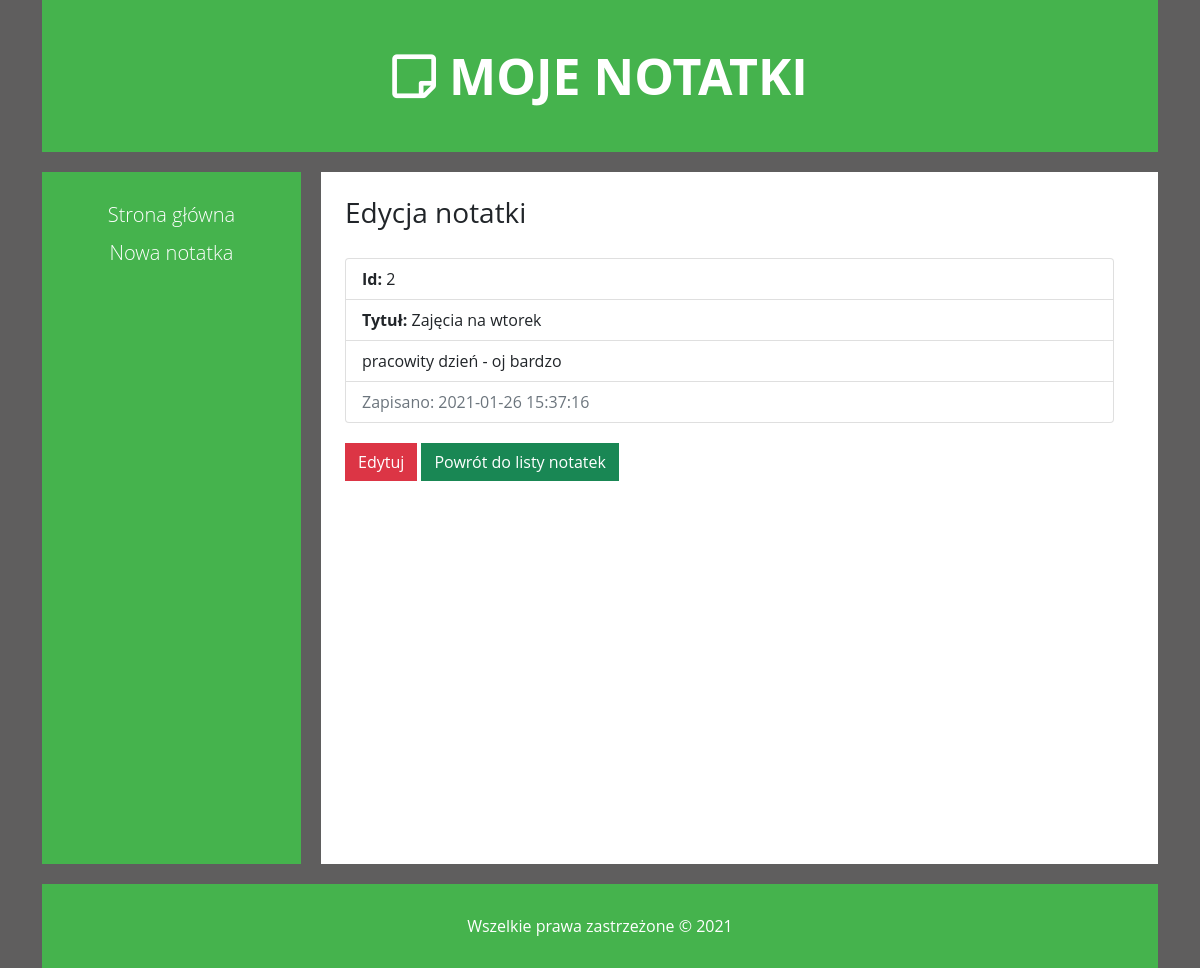
The app's page /?action=show&id=2 with its own data.
### tables this page shows
CREATE TABLE `notes` (
  `id` int(11) NOT NULL,
  `title` varchar(150) NOT NULL,
  `description` text NOT NULL,
  `created` datetime NOT NULL
);

### src/View.php (called while the page is built, shortened)
<?php
class View
{
    public function render(string $page, array $params = []): void
    {
        $params = $this->escape($params);
        require_once("templates/layout.php");
    }
    private function escape(array $params): array
    {
        $clearParams = [];
        foreach ($params as $key => $param) {
            switch (true) {
                case is_array($param):
                    $clearParams[$key] = $this->escape($param);
                    break;
                case $param:
                    $clearParams[$key] = htmlentities($param);
                    break;
            }
        }
    return $clearParams;
    }
}

### src/Controller/NoteController.php (called while the page is built, shortened)
<?php
class NoteController extends AbstractController
{
    public function showAction(): void
    {
        $this->view->render(
        'show',
        ['note' => $this->getNote()]
        );
    }
    final private function getNote(): array
    {
        $noteId = (int) $this->request->getParam('id');
        return $this->noteModel->get($noteId);
    }
}

### src/Controller/AbstractController.php (called while the page is built, shortened)
<?php
abstract class AbstractController
{
    protected Request $request;
    protected View $view;
    public function __construct(Request $request)
    {
        $this->request = $request;
        $this->view = new View();
    }
    final public function run(): void
    {
        try {
            $action = $this->action() . 'Action';
            $this->$action();
        } catch (StorageException $e) {
            $this->view->render('error', ['message' => $e->getMessage()]);
        } catch (NotFoundException $e) {
            $this->redirect('index.php', ['error' => 'noteNotFound']);
        }
    }
    final private function action(): string
    {
        return $this->request->getParam('action', self::DEFAULT_ACTION);
    }
}

### index.php (called while the page is built, shortened)
<?php
$request = new Request($_GET, $_POST, $_SERVER);
try {
    (new NoteController($request))->run();
} catch (ConfigurationException $e) {
    echo '<h1>Wystąpił błąd w aplikacji</h1>';
    echo 'Problem z applikacją, proszę spróbować za chwilę.';
} catch (AppException $e) {
    echo '<h1>Wystąpił błąd w aplikacji</h1>';
    echo '<h3>' . $e->getMessage() . '</h3>';
} catch (\Throwable $e) {
    echo '<h1>Wystąpił błąd w aplikacji</h1>';
    dump($e);
}

### src/Model/AbstractModel.php (called while the page is built, shortened)
<?php
abstract class AbstractModel
{
    private function createConnection(array $config): void
    {
        $dsn = "mysql:dbname={$config['database']};host={$config['host']}";
        $this->conn = new PDO(
            $dsn,
            $config['user'],
            $config['password'],
            [
                PDO::ATTR_ERRMODE => PDO::ERRMODE_EXCEPTION
            ]
        );
    }
}

### src/Model/NoteModel.php (called while the page is built, shortened)
<?php
class NoteModel extends AbstractModel implements ModelInterface
{
    public function get(int $id): array
    {
        try {
            $query = "SELECT * FROM notes WHERE id = $id";
            $result = $this->conn->query($query);
            $note = $result->fetch(PDO::FETCH_ASSOC);
        } catch (Throwable $e) {
            throw new StorageException('Nie udało się pobrać notatki', 400, $e);
        }
        return $note;
    }
}

### templates/pages/show.php (the view)
<div class="p-4">
    <h3>Edycja notatki</h3>
    <?php $note = $params['note'] ?? null; ?>
    <?php if ($note) : ?>
    <ul class="list-group">
        <li class="list-group-item"><b>Id: </b><?php echo $note['id'] ?></li>
        <li class="list-group-item"><b>Tytuł:</b> <?php echo $note['title'] ?></li>
        <li class="list-group-item"><?php echo $note['description'] ?></li>
        <li class="list-group-item text-muted">Zapisano: <?php echo $note['created'] ?></li>
    </ul>
    <a href="?action=edit&id=<?php echo $note['id'] ?>">
        <button type="button" class="btn btn-danger">Edytuj</button>
    </a>
    <?php else : ?>
        <div class="alert alert-danger my-2" role="alert">Brak notatki do wyświetlenia</div>
    <?php endif; ?>
    <a href="index.php">
        <button type="button" class="btn btn-success">Powrót do listy notatek</button>
    </a>
</div>

### records on screen
notes: id "2", title "Zajęcia na wtorek", description "pracowity dzień - oj bardzo", created "2021-01-26 15:37:16"
